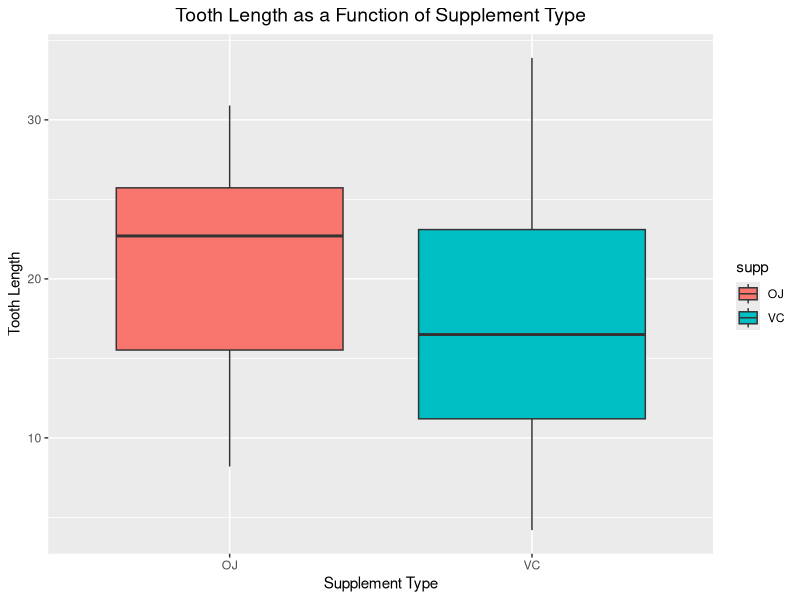
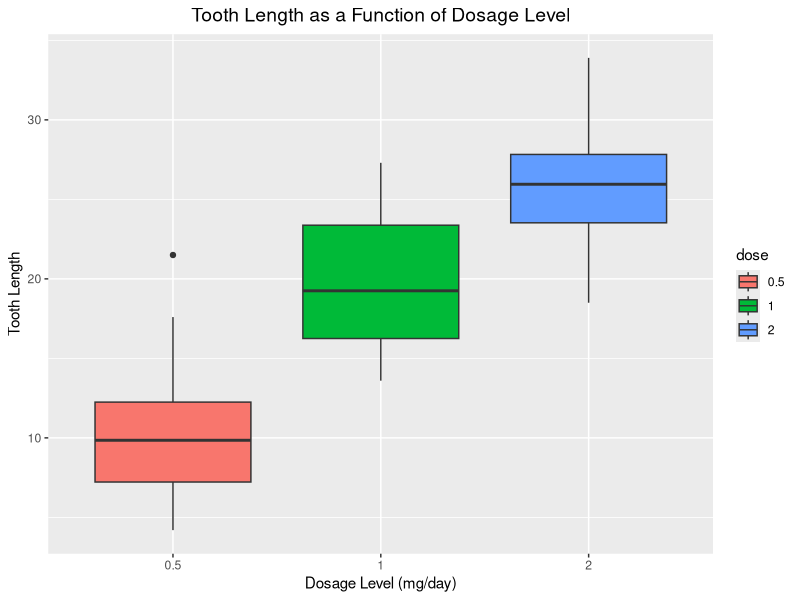
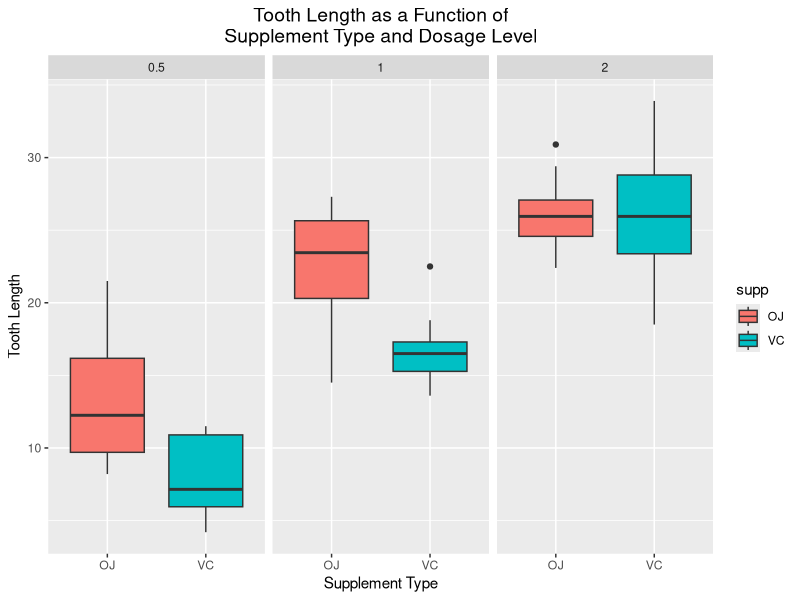

These charts were generated, in order, by the following R code:
## ---- chunk 1
knitr::opts_chunk$set(echo = TRUE, fig.path='figures/')
## ---- chunk 2
if (!require(ggplot2)) {
    install.packages("ggplot2", repos = "http://cran.us.r-project.org")
    library(ggplot2)
}
if (!require(dplyr, warn.conflicts = FALSE)) {
    install.packages("dplyr", repos = "http://cran.us.r-project.org")
    library(dplyr, warn.conflicts = FALSE)
}
## ---- chunk 3
library(datasets)
data(ToothGrowth)
## ---- chunk 4
str(ToothGrowth)
summary(ToothGrowth)

# tabulate supplement type and dosage level values
table(ToothGrowth$dose, ToothGrowth$supp)

# summary of tooth length data grouped by supplement type and dosage level
by(data = ToothGrowth$len, INDICES = list(ToothGrowth$supp, ToothGrowth$dose), summary)
## ---- chunk 5
gLenSupp <- ggplot(data = ToothGrowth, aes(x = supp, y = len)) + 
    geom_boxplot(aes(fill = supp)) +
    xlab("Supplement Type") +
    ylab("Tooth Length") +
    theme(plot.title = element_text(size = 14, hjust = 0.5)) +
    ggtitle("Tooth Length as a Function of Supplement Type")
print(gLenSupp)
## ---- chunk 6
gLenDose <- ggplot(data = ToothGrowth, aes(x = factor(dose), y = len)) + 
    geom_boxplot(aes(fill = factor(dose))) +
    xlab("Dosage Level (mg/day)") +
    ylab("Tooth Length") +
    guides(fill=guide_legend(title="dose")) +
    theme(plot.title = element_text(size = 14, hjust = 0.5)) +
    ggtitle("Tooth Length as a Function of Dosage Level")
print(gLenDose)
## ---- chunk 7
gLenSuppDose <- ggplot(data = ToothGrowth, aes(x = supp, y = len)) + 
    geom_boxplot(aes(fill = supp)) +
    facet_wrap(~ dose) +
    xlab("Supplement Type") +
    ylab("Tooth Length") +
    guides(fill=guide_legend(title="supp")) +
    theme(plot.title = element_text(size = 14, hjust = 0.5)) +
    ggtitle("Tooth Length as a Function of\nSupplement Type and Dosage Level")
print(gLenSuppDose)
